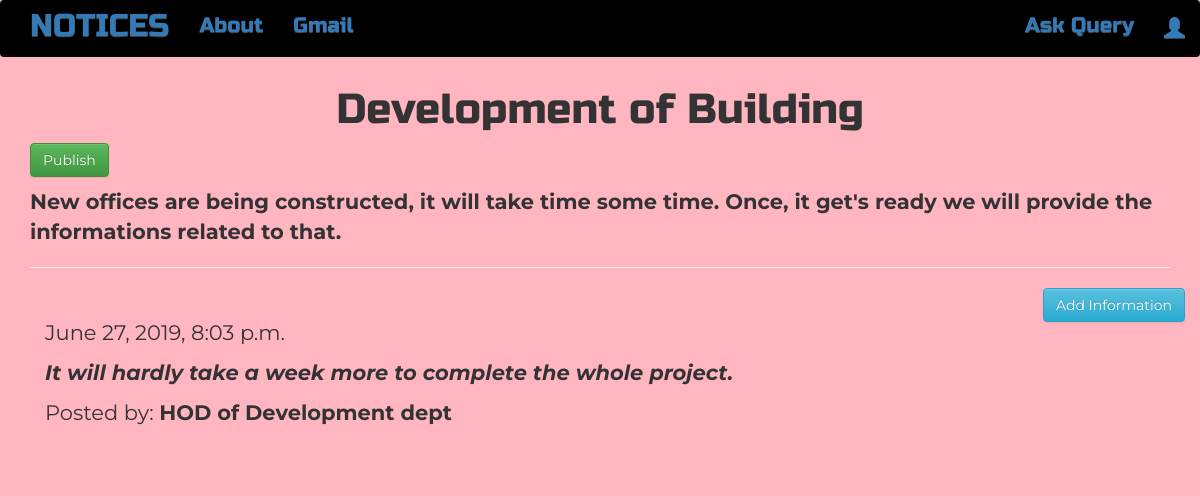
The app's page /notice/9 with its own data.
### notice/models.py (models this page shows, shortened)
class Notices(models.Model):
    author = models.ForeignKey('auth.User',on_delete=models.CASCADE)
    title = models.CharField(max_length=250)
    text = models.TextField()
    created_date = models.DateTimeField(default=timezone.now)
    published_date = models.DateTimeField(blank=True, null=True)

class addinfo(models.Model):
    notice = models.ForeignKey('notice.Notices', related_name='info',on_delete=models.CASCADE)
    author = models.CharField(max_length=250)
    text = models.TextField()
    created_date = models.DateTimeField(default=timezone.now)
    approved_info= models.BooleanField(default=False)

### notice/views.py (the view)
# urls.py: re_path(r'^notice/(?P<pk>\d+)$', views.NoticesDetailView.as_view(), name='notices_detail'),
class NoticesDetailView(DetailView):
    model = Notices

### notice/templates/notice/notices_detail.html (shortened to what this page needs)
{% extends 'notice/base.html' %}
{% block content %}
        <h1 class='noticetitle loader'>{{ notices.title }}</h1>
        {% if notices.published_date %}
            <div class="date noticedate">
                {{ notices.published_date }}
            </div>
        {% else %}
            <a class="btn btn-success" href="{% url 'notices_publish' pk=notices.pk %}">Publish</a>
        {% endif %}
      <p class='postcontent' style="font-size:1em;">{{ notices.text|safe|linebreaksbr }}</p>
  <hr>
  <a class="btn btn-primary btn-info" href="{% url 'add_info_to_notices' pk=notices.pk %}">Add Information</a>
  <div class="container">
  {% for infos in notices.info.all %}
  <br>
      {% if user.is_authenticated or infos.approved_info %}
              {{ infos.created_date }}
          <p>{{ infos.text|safe|linebreaks }}</p>
          <p>Posted by: <strong>{{ infos.author }}</strong></p>
      {% endif %}
  {% empty %}
      <p>No addition Information.</p>
  {% endfor %}
</div>
{% endblock %}

### notice/static/css/notice.css (style rules this page uses)
.noticetitle { font-family: 'Russo One', sans-serif; font-size: 2em; text-align: center; }
.btn-info { position: absolute; right: 0px; }
.loader { filter:hue-rotate(0deg); color: linear-gradient(45deg,#0f8,#08f); animation:hue 5000ms infinite linear; }

### records on screen
Notices: title "Development of Building", text "New offices are being constructed, it will take time some time. Once, it get's ready we will provide the informations related to that."
addinfo: created_date "June 27, 2019, 8:03 p.m.", text "It will hardly take a week more to complete the whole project.", author "HOD of Development dept"
